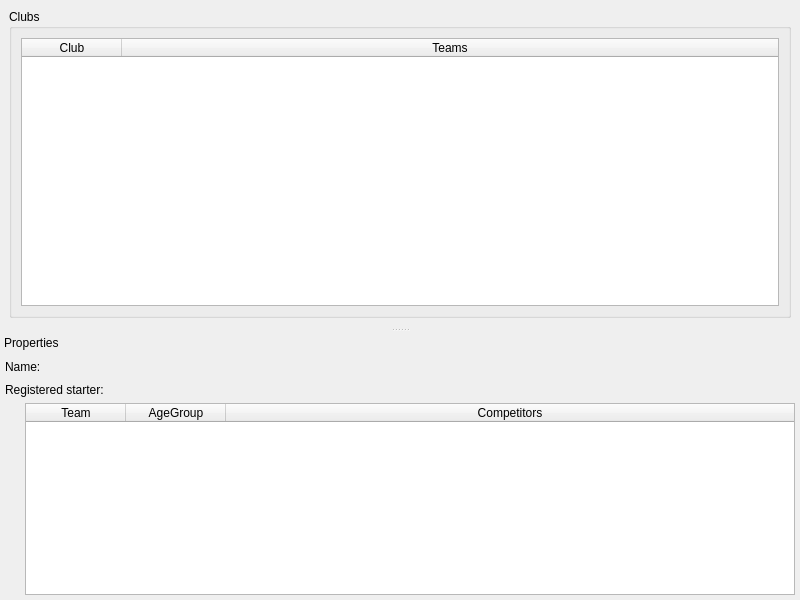
<?xml version="1.0" encoding="UTF-8"?>
<ui version="4.0">
 <class>ClubListWidget</class>
 <widget class="QMainWindow" name="ClubListWidget">
  <property name="geometry">
   <rect>
    <x>0</x>
    <y>0</y>
    <width>800</width>
    <height>600</height>
   </rect>
  </property>
  <property name="sizePolicy">
   <sizepolicy hsizetype="Preferred" vsizetype="Preferred">
    <horstretch>1</horstretch>
    <verstretch>1</verstretch>
   </sizepolicy>
  </property>
  <property name="minimumSize">
   <size>
    <width>800</width>
    <height>600</height>
   </size>
  </property>
  <property name="windowTitle">
   <string>ClubList</string>
  </property>
  <widget class="QWidget" name="centralWidget">
   <property name="sizePolicy">
    <sizepolicy hsizetype="Preferred" vsizetype="Preferred">
     <horstretch>0</horstretch>
     <verstretch>2</verstretch>
    </sizepolicy>
   </property>
   <layout class="QVBoxLayout" name="verticalLayout_2">
    <item>
     <layout class="QVBoxLayout" name="verticalLayout">
      <item>
       <widget class="QGroupBox" name="clubsBox">
        <property name="sizePolicy">
         <sizepolicy hsizetype="Preferred" vsizetype="Preferred">
          <horstretch>0</horstretch>
          <verstretch>1</verstretch>
         </sizepolicy>
        </property>
        <property name="title">
         <string>Clubs</string>
        </property>
        <layout class="QHBoxLayout" name="horizontalLayout_4">
         <item>
          <widget class="QTableWidget" name="clubTable">
           <property name="editTriggers">
            <set>QAbstractItemView::NoEditTriggers</set>
           </property>
           <property name="showDropIndicator" stdset="0">
            <bool>false</bool>
           </property>
           <property name="dragDropOverwriteMode">
            <bool>false</bool>
           </property>
           <property name="alternatingRowColors">
            <bool>true</bool>
           </property>
           <property name="selectionMode">
            <enum>QAbstractItemView::SingleSelection</enum>
           </property>
           <property name="selectionBehavior">
            <enum>QAbstractItemView::SelectRows</enum>
           </property>
           <attribute name="horizontalHeaderStretchLastSection">
            <bool>true</bool>
           </attribute>
           <column>
            <property name="text">
             <string>Club</string>
            </property>
           </column>
           <column>
            <property name="text">
             <string>Teams</string>
            </property>
           </column>
          </widget>
         </item>
        </layout>
       </widget>
      </item>
     </layout>
    </item>
   </layout>
  </widget>
  <widget class="QDockWidget" name="dockWidget">
   <property name="sizePolicy">
    <sizepolicy hsizetype="Minimum" vsizetype="Minimum">
     <horstretch>0</horstretch>
     <verstretch>0</verstretch>
    </sizepolicy>
   </property>
   <property name="minimumSize">
    <size>
     <width>171</width>
     <height>222</height>
    </size>
   </property>
   <property name="features">
    <set>QDockWidget::DockWidgetMovable</set>
   </property>
   <property name="allowedAreas">
    <set>Qt::BottomDockWidgetArea|Qt::RightDockWidgetArea|Qt::TopDockWidgetArea</set>
   </property>
   <property name="windowTitle">
    <string>Properties</string>
   </property>
   <attribute name="dockWidgetArea">
    <number>8</number>
   </attribute>
   <widget class="QWidget" name="dockWidgetContents">
    <layout class="QVBoxLayout" name="verticalLayout_3">
     <property name="margin">
      <number>5</number>
     </property>
     <item>
      <layout class="QHBoxLayout" name="horizontalLayout_2">
       <item>
        <widget class="QLabel" name="nameLabel">
         <property name="sizePolicy">
          <sizepolicy hsizetype="Fixed" vsizetype="Fixed">
           <horstretch>0</horstretch>
           <verstretch>0</verstretch>
          </sizepolicy>
         </property>
         <property name="text">
          <string>Name:</string>
         </property>
        </widget>
       </item>
       <item>
        <spacer name="horizontalSpacer_2">
         <property name="orientation">
          <enum>Qt::Horizontal</enum>
         </property>
         <property name="sizeType">
          <enum>QSizePolicy::Fixed</enum>
         </property>
         <property name="sizeHint" stdset="0">
          <size>
           <width>20</width>
           <height>20</height>
          </size>
         </property>
        </spacer>
       </item>
       <item>
        <widget class="QLabel" name="name">
         <property name="text">
          <string/>
         </property>
        </widget>
       </item>
      </layout>
     </item>
     <item>
      <widget class="QLabel" name="registeredStarterLabel">
       <property name="text">
        <string>Registered starter:</string>
       </property>
      </widget>
     </item>
     <item>
      <layout class="QHBoxLayout" name="horizontalLayout_3">
       <item>
        <spacer name="horizontalSpacer">
         <property name="orientation">
          <enum>Qt::Horizontal</enum>
         </property>
         <property name="sizeType">
          <enum>QSizePolicy::Fixed</enum>
         </property>
         <property name="sizeHint" stdset="0">
          <size>
           <width>20</width>
           <height>20</height>
          </size>
         </property>
        </spacer>
       </item>
       <item>
        <widget class="QTableWidget" name="teamTable">
         <property name="editTriggers">
          <set>QAbstractItemView::NoEditTriggers</set>
         </property>
         <property name="selectionMode">
          <enum>QAbstractItemView::NoSelection</enum>
         </property>
         <property name="selectionBehavior">
          <enum>QAbstractItemView::SelectRows</enum>
         </property>
         <attribute name="horizontalHeaderStretchLastSection">
          <bool>true</bool>
         </attribute>
         <column>
          <property name="text">
           <string>Team</string>
          </property>
         </column>
         <column>
          <property name="text">
           <string>AgeGroup</string>
          </property>
         </column>
         <column>
          <property name="text">
           <string>Competitors</string>
          </property>
         </column>
        </widget>
       </item>
      </layout>
     </item>
    </layout>
   </widget>
  </widget>
 </widget>
 <resources/>
 <connections/>
 <slots>
  <slot>updateDescription()</slot>
 </slots>
</ui>
